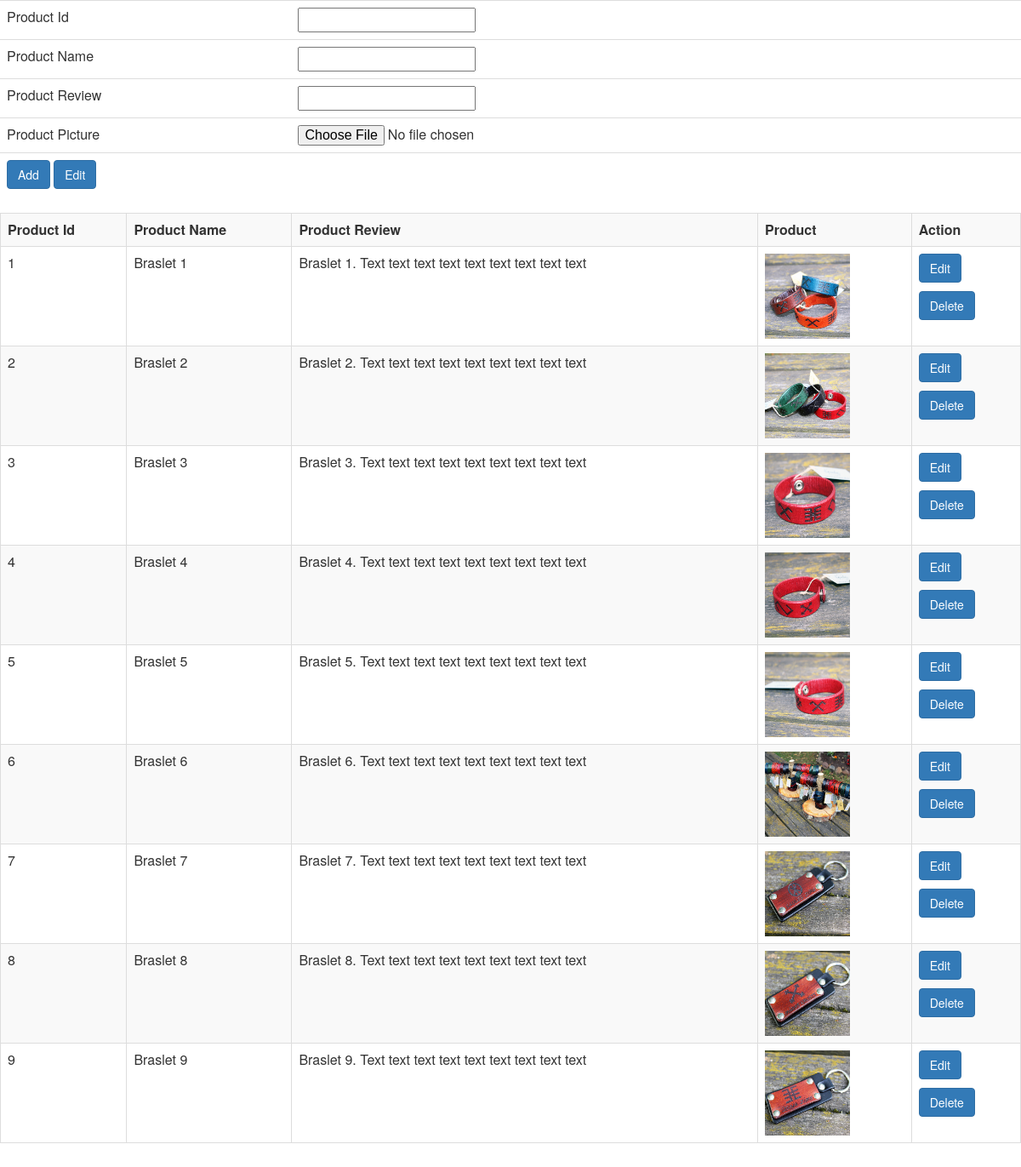
The app's page /productList.php with its own data.
### tables this page shows
CREATE TABLE `table_product` (
  `product_id` int(11) NOT NULL,
  `product_name` varchar(100) NOT NULL,
  `product_review` varchar(100) NOT NULL,
  `product_picture` varchar(100) NOT NULL
);

### productList.php (the view, shortened to what this page needs)
<?php
include_once ('config.php');
$vid="";
$vname="";
$vreview="";
?>
<html>
<head>
    <link rel="stylesheet" href="https://maxcdn.bootstrapcdn.com/bootstrap/3.3.7/css/bootstrap.css">
</head>
<body>
<form action='<?php echo $_SERVER["PHP_SELF"];?>' method="post" enctype="multipart/form-data">
    <div class="table-responsive">
        <table class="table">
            <tr><td>Product Id</td><td><input type="text" name="product_id" value="<?php echo $vid;?>"/></td></tr>
            <tr><td>Product Name</td><td><input type="text" name="product_name" value="<?php echo $vname;?>"/></td></tr>
            <tr><td>Product Review</td><td><input type="text" name="product_review" value="<?php echo $vreview;?>"/></td></tr>
            <tr><td>Product Picture</td><td><input  type="file" class="form-control-file" name="product_picture"/></td></tr>
            <tr><td colspan="2"><input class="btn btn-primary" type="submit" name="button_add" value="Add"/>
                    <input class="btn btn-primary" type="submit" name="button_edit" value="Edit"/></td></tr>
        </table>
    </div>
    <div class="table-responsive">
        <table class="table table-striped table-bordered" border="1px">
            <tr><th>Product Id</th><th>Product Name</th><th>Product Review</th><th>Product </th><th>Action</th></tr>
            <?php
            $sql = mysqli_query($link,"select * from table_product");
            while ($row=mysqli_fetch_array($sql,MYSQLI_ASSOC)){
                echo '<tr><td>'.$row["product_id"].'</td>';
                echo '<td>'.$row["product_name"].'</td>';
                echo '<td>'.$row["product_review"].'</td>';
                echo '<td><img src="images/picture/'.$row["product_picture"].'" style="width:100px;"/></td>';
                echo '<td><a href="?edit='.$row["product_id"].'"><p class="btn btn-primary">Edit</p></a><p></p><a href="?delete='.$row["product_id"].'&picture='.$row["product_picture"].'"><p class="btn btn-primary">Delete</p></a></td></tr>';
            }
            ?>
        </table>
    </div>
</form>
</body>

### records on screen
table_product: product_id "1", product_name "Braslet 1", product_review "Braslet 1. Text text text text text text text text text", product_picture (picture)
table_product: product_id "2", product_name "Braslet 2", product_review "Braslet 2. Text text text text text text text text text", product_picture (picture)
table_product: product_id "3", product_name "Braslet 3", product_review "Braslet 3. Text text text text text text text text text", product_picture (picture)
table_product: product_id "4", product_name "Braslet 4", product_review "Braslet 4. Text text text text text text text text text", product_picture (picture)
table_product: product_id "5", product_name "Braslet 5", product_review "Braslet 5. Text text text text text text text text text", product_picture (picture)
table_product: product_id "6", product_name "Braslet 6", product_review "Braslet 6. Text text text text text text text text text", product_picture (picture)
table_product: product_id "7", product_name "Braslet 7", product_review "Braslet 7. Text text text text text text text text text", product_picture (picture)
table_product: product_id "8", product_name "Braslet 8", product_review "Braslet 8. Text text text text text text text text text", product_picture (picture)
table_product: product_id "9", product_name "Braslet 9", product_review "Braslet 9. Text text text text text text text text text", product_picture (picture)
